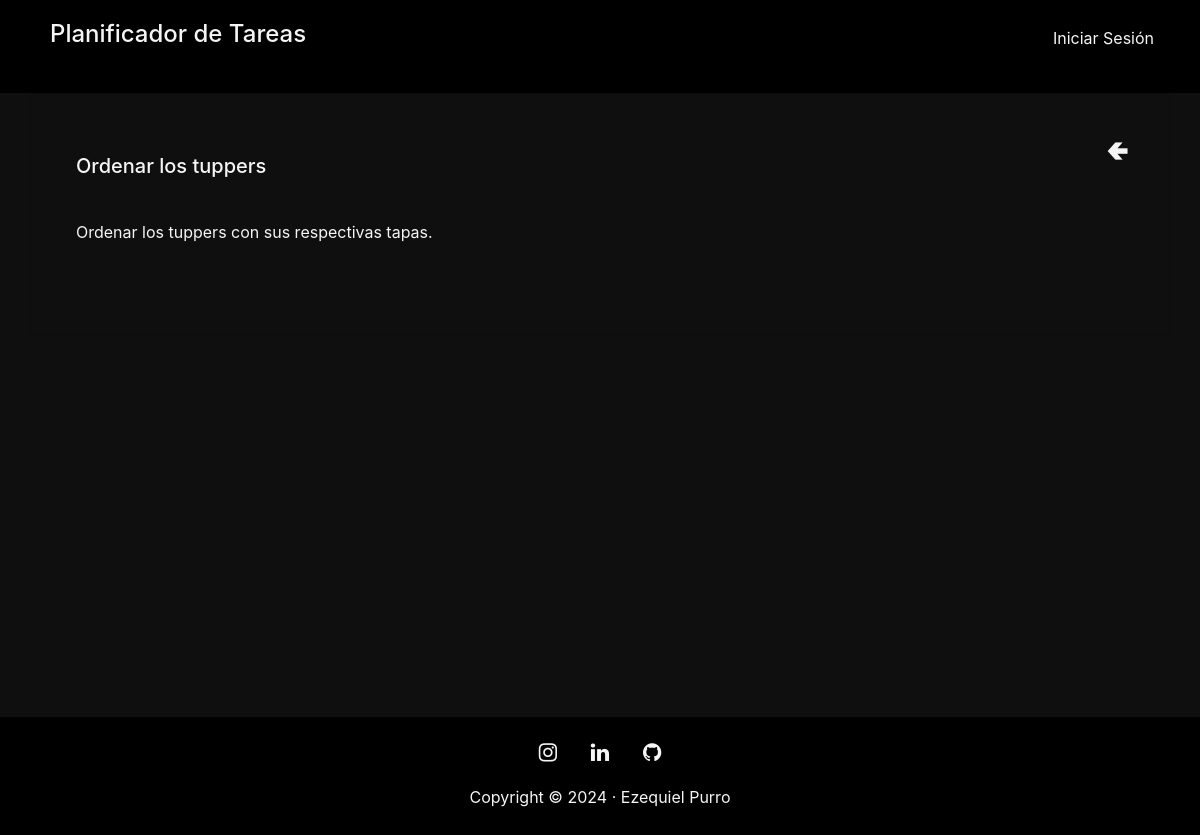
Page /tasks/detail/2/ on the committed database.
### tasks/models.py (models this page shows, shortened)
class Task(models.Model):
    title = models.CharField(max_length=200, verbose_name="Titulo")
    description = models.TextField(verbose_name="Descripción", null=True, blank=True)
    isDone = models.BooleanField(default=False, verbose_name="Tarea realizada")
    author = models.ForeignKey(User, verbose_name="Autor", on_delete=models.CASCADE, related_name='%(class)s_author', null=True, blank=True)
    target = models.ForeignKey(User, verbose_name="Destinatario", on_delete=models.CASCADE, related_name='%(class)s_target', null=True, blank=True)
    expiration = models.DateField(verbose_name="Fecha de expiración")
    created = models.DateTimeField(auto_now_add=True, verbose_name="Fecha de Creación")
    class Meta:
        verbose_name = "Tarea"
        verbose_name_plural = "Tareas"
        ordering = ['-created']

### tasks/views.py (the view)
# urls.py: path('detail/<int:pk>/', TaskDetail.as_view(), name="task_detail"),
class TaskDetail(DetailView):
    model = Task

### tasks/templates/tasks/task_detail.html (shortened to what this page needs)
{% extends 'core/base.html' %}
{% block content %}
    <div class="container"  style="height: 78vh;">
        <div class="row">
            <div class="card" style="width: 100%;  background-color: rgb(15, 15, 15)" >
                <div class="row">
                    <div class="col" style="padding: 40px;">
                        <div class="card-body">
                            <h5 class="card-title" style="color: whitesmoke;">{{task.title}}</h5>
                            <p class="card-text" style="padding-top: 30px; padding-bottom: 30px; color: whitesmoke;">{{task.description}}</p>
                        </div>
                    </div>
                    <div class="col" style="text-align: right;">
                        <a href="{% url 'dashboard' %}" style="color: whitesmoke; text-decoration: none;"><h3 style="padding: 40px">🢀</h3></a>
                    </div>
                </div>
            </div>
        </div>
    </div>
{% endblock %}

### rows in the picture
Task: title "Ordenar los tuppers", description "Ordenar los tuppers con sus respectivas tapas."
